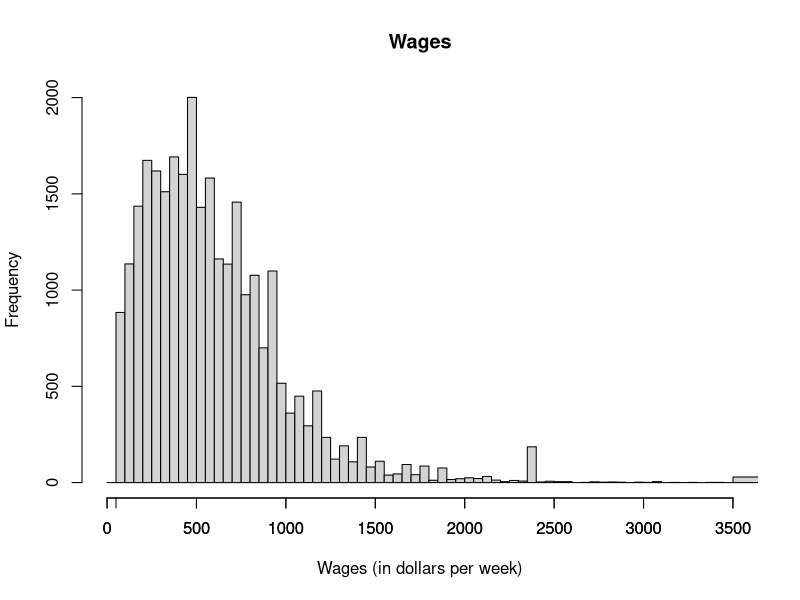
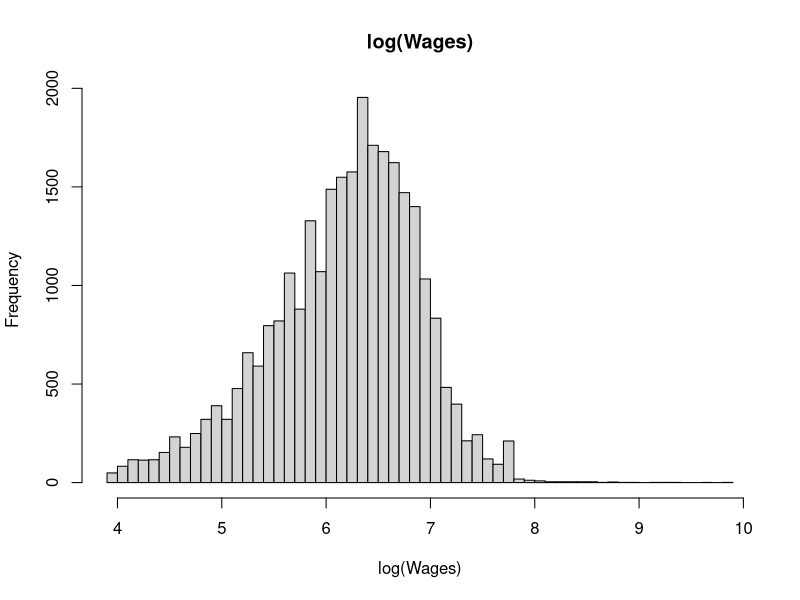
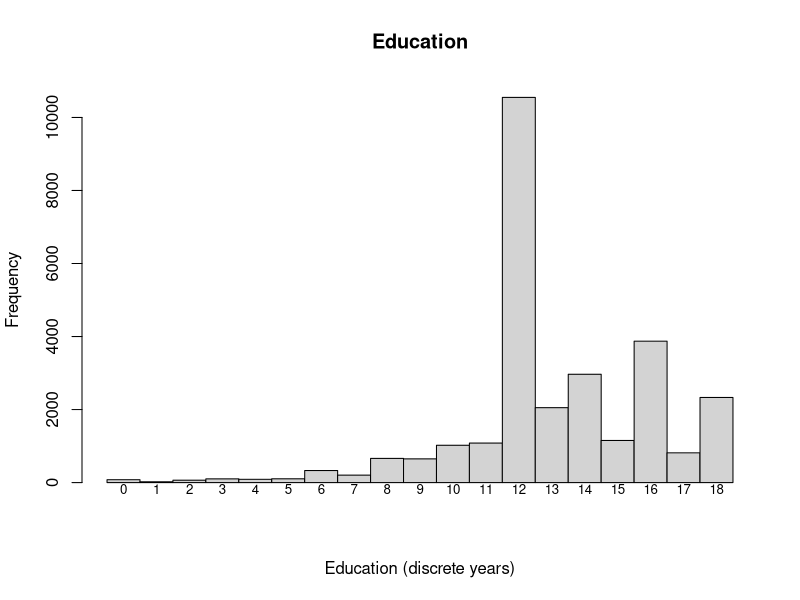
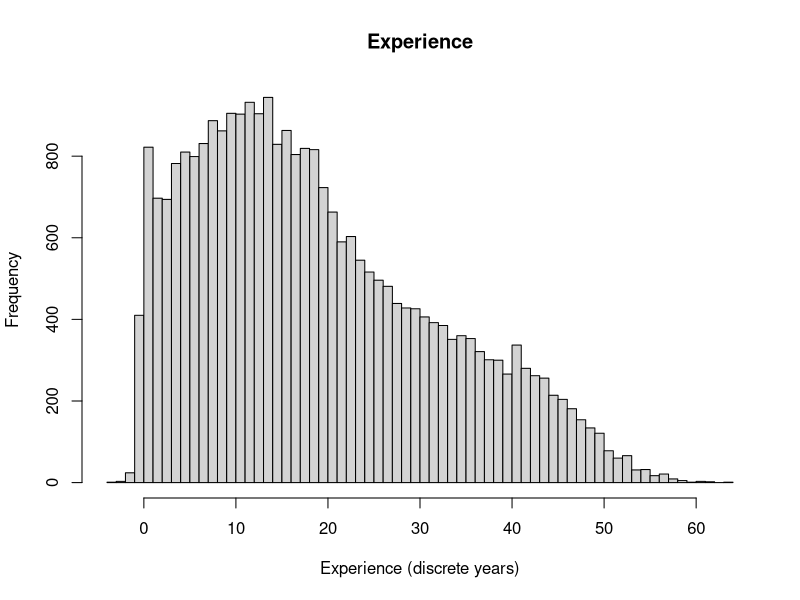

Write R code to recreate these figures, in order.
# Author: Patrick Sheehan
# Purpose: Extend the replication of Table 1.A and 2.A 
#          from Bierens and Ginther (2001)      
# Input: None
# Output(s): Histograms (one PDF file with all)

require(AER) # Require data package
data("CPS1988") # Put data in workspace
# Part 1: Histograms (wages, log(wages), education, experience)
wages <- CPS1988$wage 
log.wages <- log(wages)
education <- CPS1988$education
experience <- CPS1988$experience
pdf("histograms.pdf") # Begin PDF graphics driver
wage.hist <- hist(wages,
     breaks = c(seq(0, 3500, 50),max(wages)), # FD bins + Outlier bin
     freq = TRUE,
     main = "Wages",
     xlim = c(0, 3.5e3),
     xlab = "Wages (in dollars per week)")
axis(1, at=c(0, 50, seq(500, 3500, 500)))
hist(log.wages,
     breaks = "Scott",
     main = "log(Wages)",
     xlab = "log(Wages)")
ed.hist <- hist(education,
                breaks = seq(0, max(education)+1, 1), # One bin for each year
                right = FALSE, # Mandate one year for each bin
                main = "Education",
                xlab = "Education (discrete years)",
                xaxt = "n")
axis(1, at=ed.hist$mids, labels=seq(0, max(education), 1), cex.axis=0.8,
     tick=FALSE, line=-2)
hist(experience,
     main = "Experience",
     xlab = "Experience (discrete years)",
     breaks = seq(min(experience), max(experience)+1, 1), # One bin per year
     right = FALSE,) # Mandate one year per bin
dev.off() # Done with pdf file
